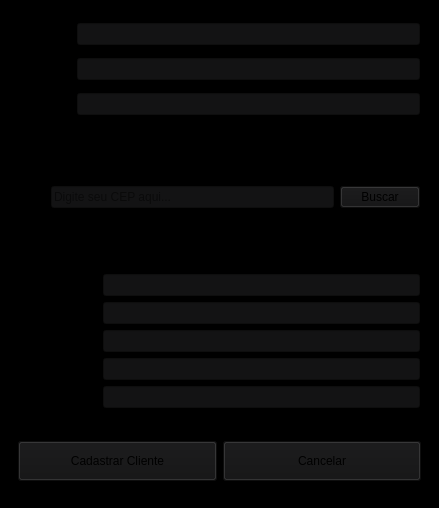
<?xml version="1.0" encoding="UTF-8"?>
<ui version="4.0">
 <class>MainWindow</class>
 <widget class="QMainWindow" name="MainWindow">
  <property name="geometry">
   <rect>
    <x>0</x>
    <y>0</y>
    <width>439</width>
    <height>508</height>
   </rect>
  </property>
  <property name="windowTitle">
   <string>CADASTRAR CLIENTES</string>
  </property>
  <property name="styleSheet">
   <string notr="true">#centralwidget{
	background-color: black;
}

#centralwidget QLineEdit{
	background-color: #131314;
}

#centralwidget QFrame{
	background-color: black;
}

#centralwidget QPushButton{
	background-color: #131314;
}

#centralwidget QPushButton:hover{
	background-color: #3c3c3c;
}</string>
  </property>
  <widget class="QWidget" name="centralwidget">
   <layout class="QVBoxLayout" name="verticalLayout">
    <item>
     <widget class="QFrame" name="frame_2">
      <property name="palette">
       <palette>
        <active>
         <colorrole role="Button">
          <brush brushstyle="SolidPattern">
           <color alpha="255">
            <red>0</red>
            <green>0</green>
            <blue>0</blue>
           </color>
          </brush>
         </colorrole>
         <colorrole role="Midlight">
          <brush brushstyle="SolidPattern">
           <color alpha="255">
            <red>255</red>
            <green>255</green>
            <blue>255</blue>
           </color>
          </brush>
         </colorrole>
         <colorrole role="Base">
          <brush brushstyle="SolidPattern">
           <color alpha="255">
            <red>0</red>
            <green>0</green>
            <blue>0</blue>
           </color>
          </brush>
         </colorrole>
         <colorrole role="Window">
          <brush brushstyle="SolidPattern">
           <color alpha="255">
            <red>0</red>
            <green>0</green>
            <blue>0</blue>
           </color>
          </brush>
         </colorrole>
        </active>
        <inactive>
         <colorrole role="Button">
          <brush brushstyle="SolidPattern">
           <color alpha="255">
            <red>0</red>
            <green>0</green>
            <blue>0</blue>
           </color>
          </brush>
         </colorrole>
         <colorrole role="Base">
          <brush brushstyle="SolidPattern">
           <color alpha="255">
            <red>0</red>
            <green>0</green>
            <blue>0</blue>
           </color>
          </brush>
         </colorrole>
         <colorrole role="Window">
          <brush brushstyle="SolidPattern">
           <color alpha="255">
            <red>0</red>
            <green>0</green>
            <blue>0</blue>
           </color>
          </brush>
         </colorrole>
        </inactive>
        <disabled>
         <colorrole role="Button">
          <brush brushstyle="SolidPattern">
           <color alpha="255">
            <red>0</red>
            <green>0</green>
            <blue>0</blue>
           </color>
          </brush>
         </colorrole>
         <colorrole role="Base">
          <brush brushstyle="SolidPattern">
           <color alpha="255">
            <red>0</red>
            <green>0</green>
            <blue>0</blue>
           </color>
          </brush>
         </colorrole>
         <colorrole role="Window">
          <brush brushstyle="SolidPattern">
           <color alpha="255">
            <red>0</red>
            <green>0</green>
            <blue>0</blue>
           </color>
          </brush>
         </colorrole>
        </disabled>
       </palette>
      </property>
      <property name="styleSheet">
       <string notr="true"/>
      </property>
      <property name="frameShape">
       <enum>QFrame::Shape::StyledPanel</enum>
      </property>
      <property name="frameShadow">
       <enum>QFrame::Shadow::Raised</enum>
      </property>
      <layout class="QGridLayout" name="gridLayout_2">
       <property name="leftMargin">
        <number>9</number>
       </property>
       <property name="topMargin">
        <number>9</number>
       </property>
       <property name="rightMargin">
        <number>9</number>
       </property>
       <property name="bottomMargin">
        <number>9</number>
       </property>
       <property name="spacing">
        <number>9</number>
       </property>
       <item row="0" column="0">
        <widget class="QLabel" name="label_nome">
         <property name="text">
          <string>Cliente:</string>
         </property>
        </widget>
       </item>
       <item row="1" column="0">
        <widget class="QLabel" name="label_telefone">
         <property name="text">
          <string>Telefone:</string>
         </property>
        </widget>
       </item>
       <item row="3" column="1">
        <widget class="QLineEdit" name="email_input">
         <property name="styleSheet">
          <string notr="true"/>
         </property>
        </widget>
       </item>
       <item row="3" column="0">
        <widget class="QLabel" name="label_email">
         <property name="text">
          <string>E-mail:</string>
         </property>
        </widget>
       </item>
       <item row="0" column="1">
        <widget class="QLineEdit" name="nome_input">
         <property name="styleSheet">
          <string notr="true"/>
         </property>
         <property name="cursorPosition">
          <number>0</number>
         </property>
        </widget>
       </item>
       <item row="1" column="1">
        <widget class="QLineEdit" name="telefone_input">
         <property name="styleSheet">
          <string notr="true"/>
         </property>
        </widget>
       </item>
      </layout>
     </widget>
    </item>
    <item>
     <widget class="QFrame" name="frame_3">
      <property name="sizePolicy">
       <sizepolicy hsizetype="Expanding" vsizetype="Preferred">
        <horstretch>0</horstretch>
        <verstretch>0</verstretch>
       </sizepolicy>
      </property>
      <property name="frameShape">
       <enum>QFrame::Shape::StyledPanel</enum>
      </property>
      <property name="frameShadow">
       <enum>QFrame::Shadow::Raised</enum>
      </property>
      <layout class="QHBoxLayout" name="horizontalLayout">
       <item>
        <widget class="QLabel" name="label_25">
         <property name="text">
          <string>Cep:</string>
         </property>
        </widget>
       </item>
       <item>
        <widget class="QLineEdit" name="cepinput">
         <property name="styleSheet">
          <string notr="true"/>
         </property>
         <property name="text">
          <string/>
         </property>
         <property name="placeholderText">
          <string>Digite seu CEP aqui...</string>
         </property>
        </widget>
       </item>
       <item>
        <widget class="QPushButton" name="btn_viacep">
         <property name="enabled">
          <bool>true</bool>
         </property>
         <property name="styleSheet">
          <string notr="true"/>
         </property>
         <property name="text">
          <string>Buscar</string>
         </property>
        </widget>
       </item>
      </layout>
     </widget>
    </item>
    <item>
     <widget class="QFrame" name="frame">
      <property name="styleSheet">
       <string notr="true"/>
      </property>
      <property name="frameShape">
       <enum>QFrame::Shape::StyledPanel</enum>
      </property>
      <property name="frameShadow">
       <enum>QFrame::Shadow::Raised</enum>
      </property>
      <layout class="QGridLayout" name="gridLayout_3">
       <property name="leftMargin">
        <number>9</number>
       </property>
       <item row="10" column="1">
        <widget class="QLineEdit" name="referencia_input"/>
       </item>
       <item row="9" column="1">
        <widget class="QLineEdit" name="complemento_input">
         <property name="styleSheet">
          <string notr="true"/>
         </property>
        </widget>
       </item>
       <item row="2" column="0">
        <widget class="QLabel" name="label_22">
         <property name="text">
          <string>Endereço:</string>
         </property>
        </widget>
       </item>
       <item row="7" column="0">
        <widget class="QLabel" name="label_30">
         <property name="text">
          <string>Cidade:</string>
         </property>
        </widget>
       </item>
       <item row="7" column="1">
        <widget class="QLineEdit" name="cidade_input">
         <property name="styleSheet">
          <string notr="true"/>
         </property>
        </widget>
       </item>
       <item row="6" column="0">
        <widget class="QLabel" name="label_27">
         <property name="text">
          <string>Bairro:</string>
         </property>
        </widget>
       </item>
       <item row="9" column="0">
        <widget class="QLabel" name="label_28">
         <property name="text">
          <string>Complemento:</string>
         </property>
        </widget>
       </item>
       <item row="6" column="1">
        <widget class="QLineEdit" name="bairro_input">
         <property name="styleSheet">
          <string notr="true"/>
         </property>
        </widget>
       </item>
       <item row="2" column="1">
        <widget class="QLineEdit" name="endereco_input">
         <property name="styleSheet">
          <string notr="true"/>
         </property>
        </widget>
       </item>
       <item row="10" column="0">
        <widget class="QLabel" name="label_29">
         <property name="text">
          <string>Ref:</string>
         </property>
        </widget>
       </item>
      </layout>
     </widget>
    </item>
    <item>
     <widget class="QWidget" name="widget_3" native="true">
      <property name="maximumSize">
       <size>
        <width>16777215</width>
        <height>75</height>
       </size>
      </property>
      <property name="styleSheet">
       <string notr="true"/>
      </property>
      <layout class="QHBoxLayout" name="horizontalLayout_2">
       <item>
        <widget class="QPushButton" name="cad_clientes">
         <property name="minimumSize">
          <size>
           <width>0</width>
           <height>40</height>
          </size>
         </property>
         <property name="styleSheet">
          <string notr="true"/>
         </property>
         <property name="text">
          <string>Cadastrar Cliente</string>
         </property>
         <property name="icon">
          <iconset theme="QIcon::ThemeIcon::ContactNew"/>
         </property>
        </widget>
       </item>
       <item>
        <widget class="QPushButton" name="cancelar">
         <property name="minimumSize">
          <size>
           <width>0</width>
           <height>40</height>
          </size>
         </property>
         <property name="styleSheet">
          <string notr="true"/>
         </property>
         <property name="text">
          <string>Cancelar</string>
         </property>
         <property name="icon">
          <iconset theme="QIcon::ThemeIcon::ApplicationExit"/>
         </property>
        </widget>
       </item>
      </layout>
     </widget>
    </item>
   </layout>
   <zorder>frame_3</zorder>
   <zorder>frame_2</zorder>
   <zorder>frame</zorder>
   <zorder>widget_3</zorder>
  </widget>
 </widget>
 <resources/>
 <connections/>
</ui>
